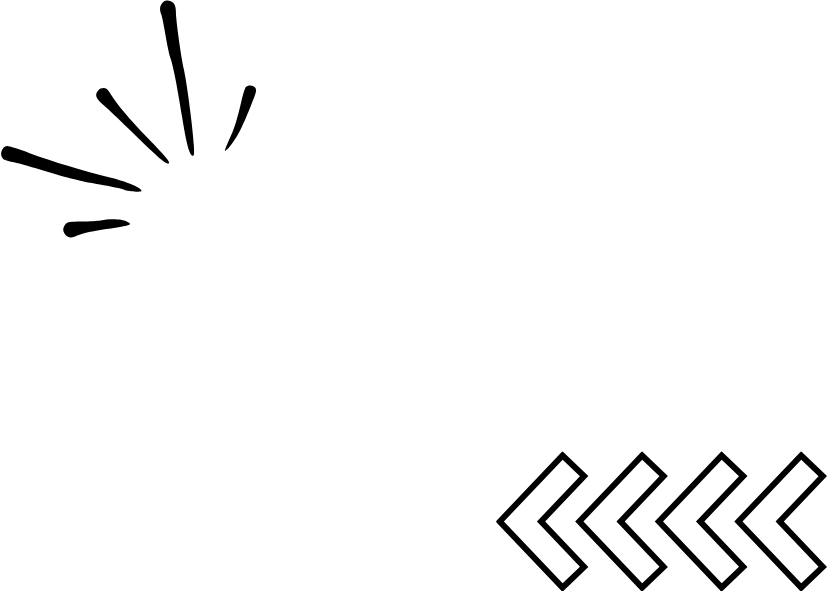
#> input picture ss/ss1.png, 827 x 591 px
$ python generate_sticker.py ../ss/ss1.png ../ss/ss1.png ../ss/ss1.png ../ss/ss1.png
#> lines starting #> are read from the running program, lines starting #| are printed output that depends on the picture
from PIL import Image
import sys

def generate_sample_sticker(sticker_path, qr_code_path, logo_path, output_path):
#> called with sticker_path = '../ss/ss1.png', qr_code_path = '../ss/ss1.png', logo_path = '../ss/ss1.png', output_path = '../ss/ss1.png'
    try:
        # Open the sample sticker template, QR code, and logo images
        print(f"Opening sticker template from {sticker_path}")
        sticker = Image.open(sticker_path)
#> sticker is the input picture: PIL image 827x591 RGBA; mean R, G, B, A 247.7, 247.7, 247.7, 255

        print(f"Opening QR code from {qr_code_path}")
        qr_code = Image.open(qr_code_path)
        qr_code = qr_code.convert("RGBA")  # Ensure transparency handling

        print(f"Opening logo from {logo_path}")
        logo = Image.open(logo_path)
        logo = logo.convert("RGBA")  # Ensure transparency handling

        # Print dimensions for debugging
        print(f"Sticker dimensions: {sticker.size}")
#| Sticker dimensions: (827, 591)
        print(f"QR code dimensions: {qr_code.size}")
#| QR code dimensions: (827, 591)
        print(f"Logo dimensions: {logo.size}")
#| Logo dimensions: (827, 591)

        # Resize images as needed
        qr_code = qr_code.resize((100, 100))  # Adjust QR size as necessary
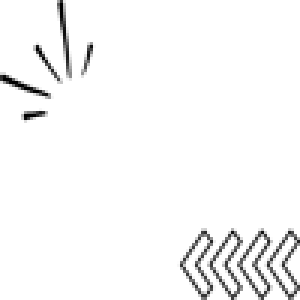
#> qr_code: PIL image 100x100 RGBA (shown 3 times larger); mean R, G, B, A 247.4, 247.4, 247.4, 255
        logo = logo.resize((200, 100))  # Adjust logo size as necessary
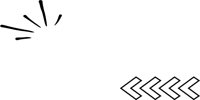
#> logo: PIL image 200x100 RGBA; mean R, G, B, A 247.6, 247.6, 247.6, 255

        # Paste the QR code and logo onto the sticker
        sticker.paste(qr_code, (20, 400), qr_code)  # Position QR at bottom-left
        sticker.paste(logo, (220, 20), logo)  # Position logo at top-center

        # Save the final sticker
        sticker.save(output_path)
        print(f"Sample sticker generated successfully! Saved at {output_path}")
    except Exception as e:
        print(f"Error generating sample sticker: {e}")

if __name__ == "__main__":
    # Example usage: python generateSampleSticker.py ss1.png qr_code.png logo.png output.png
    generate_sample_sticker(sys.argv[1], sys.argv[2], sys.argv[3], sys.argv[4])

$ run again, with ss/ss2.png copied over ss/ss1.png
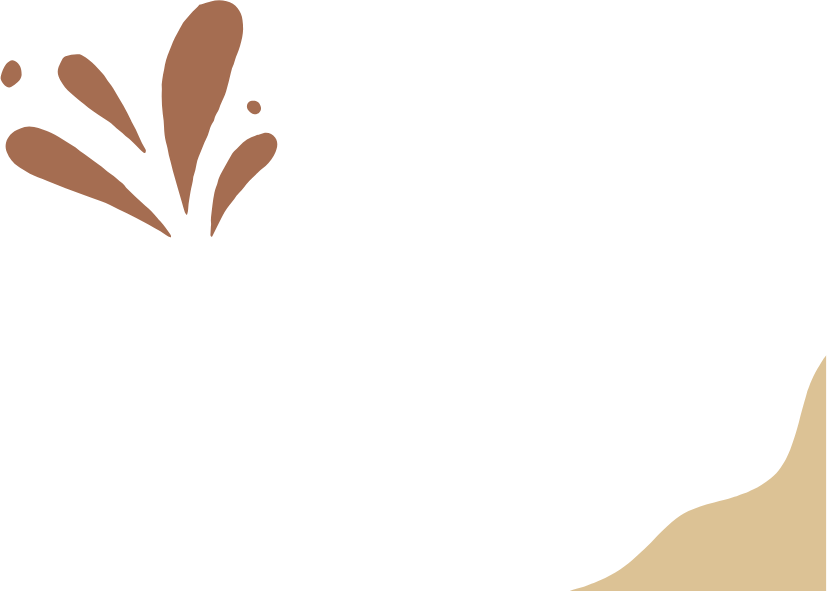
#> input picture ss/ss2.png, 827 x 591 px
#> in generate_sample_sticker, sticker is the input picture: PIL image 827x591 RGBA; mean R, G, B, A 249.6, 246, 242.9, 255
#| Sticker dimensions: (827, 591)
#| QR code dimensions: (827, 591)
#| Logo dimensions: (827, 591)
#> in generate_sample_sticker, `qr_code = qr_code.resize((100, 100))`:
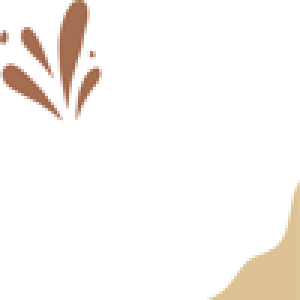
#> qr_code: PIL image 100x100 RGBA (shown 3 times larger); mean R, G, B, A 249.5, 245.9, 242.7, 255
#> in generate_sample_sticker, `logo = logo.resize((200, 100))`:
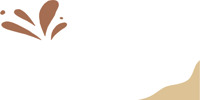
#> logo: PIL image 200x100 RGBA; mean R, G, B, A 249.5, 246, 242.8, 255

$ run again, with ss/ss3.png copied over ss/ss1.png
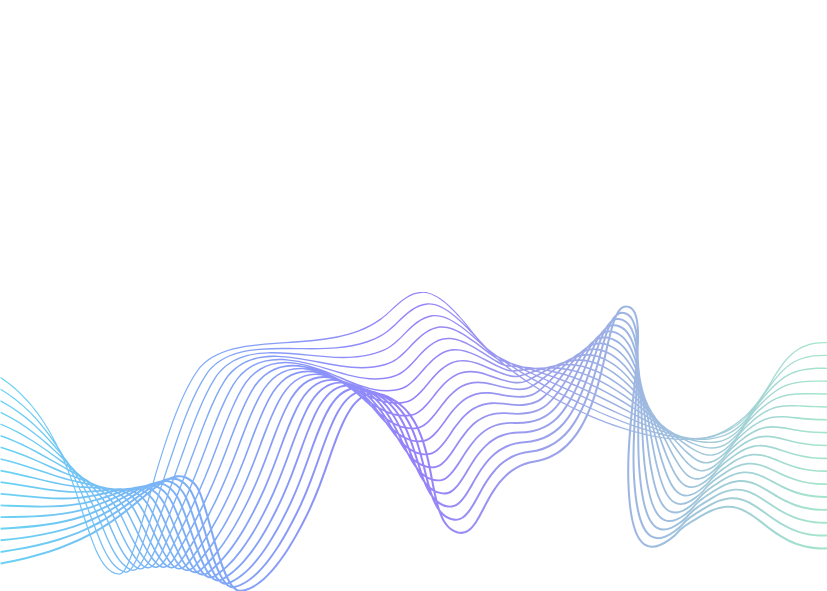
#> input picture ss/ss3.png, 827 x 591 px
#> in generate_sample_sticker, sticker is the input picture: PIL image 827x591 RGBA; mean R, G, B, A 247.9, 249.9, 253.9, 255
#| Sticker dimensions: (827, 591)
#| QR code dimensions: (827, 591)
#| Logo dimensions: (827, 591)
#> in generate_sample_sticker, `qr_code = qr_code.resize((100, 100))`:
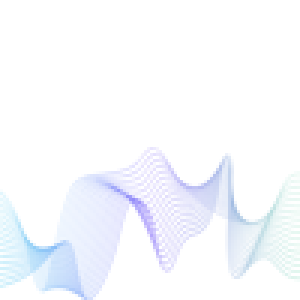
#> qr_code: PIL image 100x100 RGBA (shown 3 times larger); mean R, G, B, A 247.8, 249.8, 253.9, 255
#> in generate_sample_sticker, `logo = logo.resize((200, 100))`:
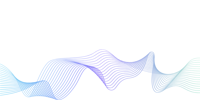
#> logo: PIL image 200x100 RGBA; mean R, G, B, A 247.7, 249.7, 253.9, 255

$ run again, with ss/ss4.png copied over ss/ss1.png
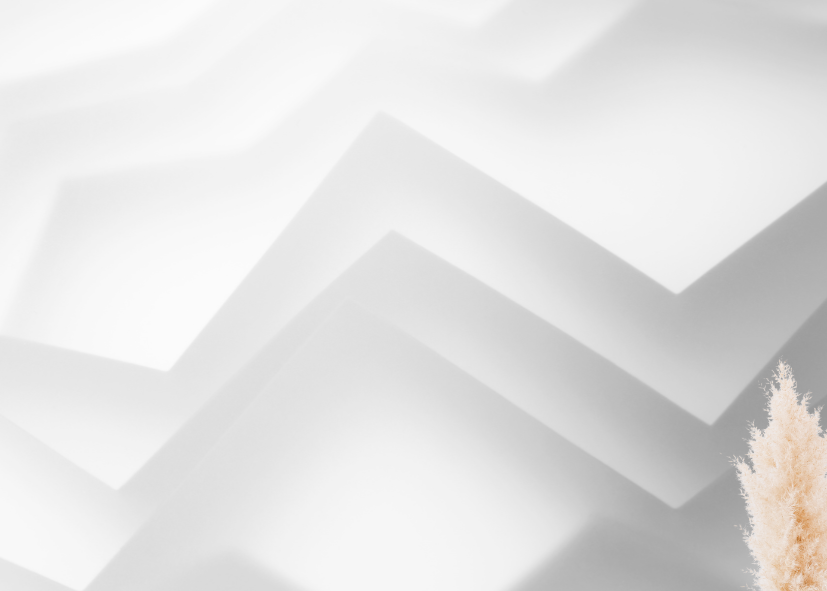
#> input picture ss/ss4.png, 827 x 591 px
#> in generate_sample_sticker, sticker is the input picture: PIL image 827x591 RGBA; mean R, G, B, A 227.3, 226.7, 226.2, 255
#| Sticker dimensions: (827, 591)
#| QR code dimensions: (827, 591)
#| Logo dimensions: (827, 591)
#> in generate_sample_sticker, `qr_code = qr_code.resize((100, 100))`:
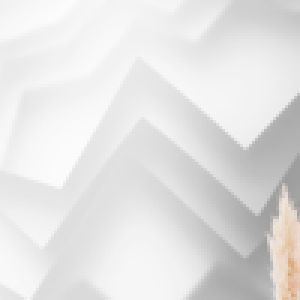
#> qr_code: PIL image 100x100 RGBA (shown 3 times larger); mean R, G, B, A 227.3, 226.7, 226.2, 255
#> in generate_sample_sticker, `logo = logo.resize((200, 100))`:
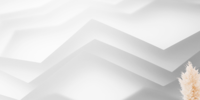
#> logo: PIL image 200x100 RGBA; mean R, G, B, A 227.3, 226.7, 226.2, 255
